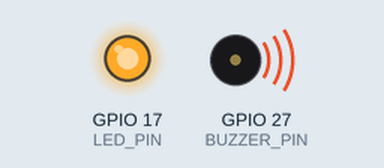
Recording of a program running on a simulated Raspberry Pi (BCM pin numbers). Parts: output pins drawn as LEDs (lit = HIGH), buzzer (waves = sounding, pin HIGH). At 5.0 s the program stops and its outputs stay as they are.

Above: at 0.1 s.
At 5.1 s:
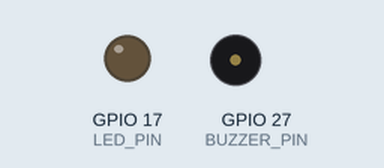
Timing chart, 0 to 6.5 s (numbered marks = the images above):
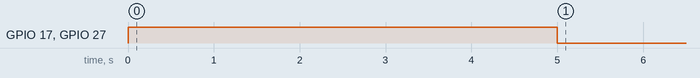

Measured:
- by itself, GPIO 17 (LED_PIN), GPIO 27 (BUZZER_PIN): LOW → HIGH at 0.00 s, → LOW 5.0 s later

The program:

gpio_led_buzzer.py
```python
import RPi.GPIO as GPIO
import time

GPIO.setmode(GPIO.BCM) #Leia mais detalhes aqui (https://www.raspberrypi-spy.co.uk/2012/06/simple-guide-to-the-rpi-gpio-header-and-pins/)
GPIO.setwarnings(False) #desabilita mensagens de Warning
LED_PIN = 17 #pino conectado ao LED
BUZZER_PIN = 27 #pino conectado ao buzzer
#Configurando entradas e saídas
GPIO.setup(LED_PIN, GPIO.OUT) #define que o pino LED_PIN será como saída
GPIO.setup(BUZZER_PIN, GPIO.OUT) #define que pino BUZZER_PIN será como saída
#Acionando os componentes ligados na placa
GPIO.output(LED_PIN, GPIO.HIGH) #acende o led
GPIO.output(BUZZER_PIN, GPIO.HIGH) #buzzer emite som
time.sleep(5)
# "Desligando" os componentes ligados na placa
GPIO.output(LED_PIN, GPIO.LOW)
GPIO.output(BUZZER_PIN, GPIO.LOW)
GPIO.cleanup() #libera a utilização da placa (permite que outros scripts possam utilizar a placa)
```
